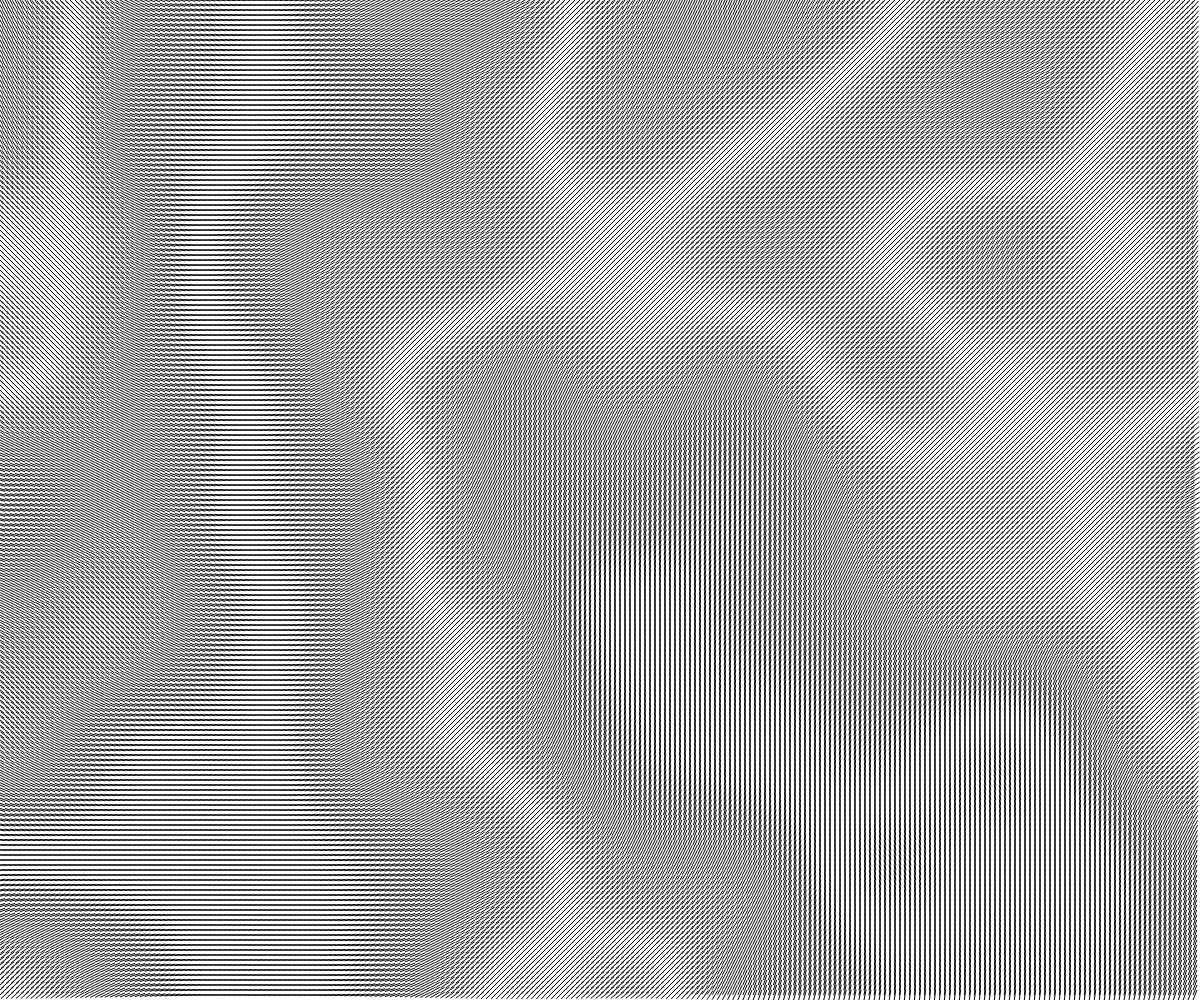
Frame 1 (no input)
Frame 60 (no input): identical to frame 1, image omitted
Frame 120 (the mouse pressed at the canvas centre since frame 60): identical to frame 1, image omitted

The p5.js sketch that drew this single still picture (run headless with seeded random() and noise() and a simulated clock; from frame 60 on, the mouse is pressed at the canvas centre):

// p5.js sketch
// ── sketch.js
const gridSize = 5;
const noiseScale = .005;
const timeScale = .005;
let time = 0;

function setup() {
  createCanvas(innerWidth, innerHeight);
  background(255);
  for(let ox=0;ox<width;ox+=gridSize) {
    for(let oy=0;oy<height;oy+=gridSize) {
      const a = noise((ox/gridSize)*noiseScale,(oy/gridSize)*noiseScale,time*timeScale)*TWO_PI;
      const dx = gridSize*cos(a);
      const dy = gridSize*sin(a);
      line(ox-dx,oy-dy,ox+dx,oy+dy);
    }
  }
}

function draw() {
  time++;
}
